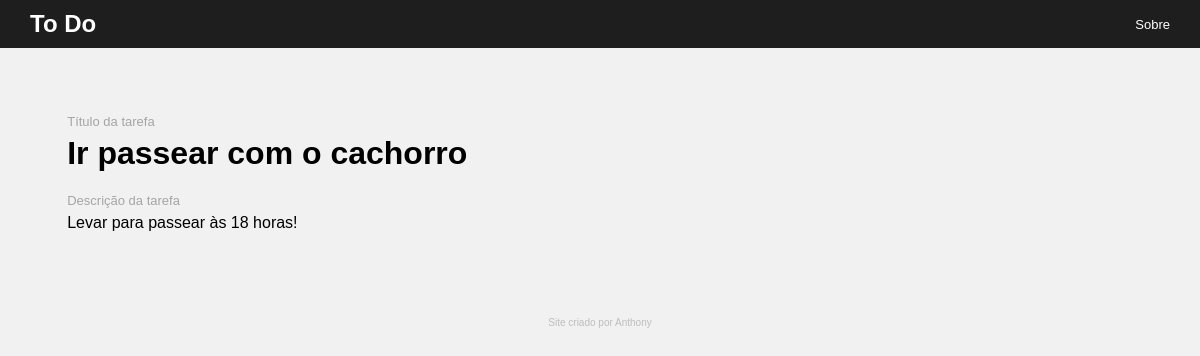
The app's page /task/2 with its own data.
### tasks/models.py (models this page shows, shortened)
class Task(models.Model):
    STATUS = (
        ('Doing', 'Doing'),
        ('Done', 'Done')
    )
    '''
    Title = Cria um campo de título
    Description = Cria um campo de textos longos
    Done = Variável que define o status de uma tarefa usando o método 'Choices'

    created_at && update_at -> Boa prática de criação de logs para tarefas
    '''
    title = models.CharField(max_length=255)
    description = models.TextField()
    done = models.CharField(
        max_length=5,
        choices=STATUS,
    )
    created_at = models.DateField(auto_now_add=True)
    update_at = models.DateField(auto_now=True)

### tasks/views.py (the view)
# urls.py: path('task/<int:id>', taskView, name='task-view'),
def taskView(request, id):
    task = get_object_or_404(Task, pk=id)
    return render(request, 'task.html', {'task': task})

### tasks/templates/task.html (shortened to what this page needs)
{% load static %}
<!DOCTYPE html>
<html lang="en">
<head>
    <link rel="stylesheet" href="{% static 'css/style.css' %}">
</head>
<body>
    <nav class="nav-main">
        <div class="nav-main-frame">
            <div>
                <a class="nav-bar-main-text" href="/">
                    To Do
                </a>
            </div>
            <div>
                <a class="nav-bar-info" href="#">
                    Sobre
                </a>
            </div>
        </div>
    </nav>
    <main class="main-content">
        <section class="task-section">
            <span class="task-info">
                Título da tarefa
            </span>
            <h3 class="task-title">
                {{task.title}}
            </h3>
            <span class="task-info">
                Descrição da tarefa
            </span>
            <p class="task-description">
                {{task.description}}
            </p>
        </section>
    </main>
    <footer>
        <p class="info-text">Site criado por Anthony</p>
    </footer>
</body>
</html>

### tasks/static/css/style.css (style rules this page uses)
body { background-color: #f1f1f1; font-family: 'Lucida Sans', 'Lucida Sans Regular', 'Lucida Grande', 'Lucida Sans Unicode', Geneva, Verdana, sans-serif; text-align: center; }
.nav-main { background-color: #1e1e1e; margin: -8px; }
.nav-main-frame { display: flex; flex-direction: row; justify-content: space-between; align-items: center; padding: 10px 30px 10px 30px; }
.nav-bar-main-text { font-weight: bolder; font-size: x-large; color: #ffffff; }
.nav-bar-info { font-weight: 500; font-size: small; color: #ffffff; }
a { color: #1e1e1e; text-decoration: none; }
.info-text { text-align: center; font-size: 10px; color: #bdbdbd; padding: 10px; }
.task-section { display: flex; flex-direction: column; justify-content: start; text-align: left; padding: 5%; }
.task-title { padding: 0; margin: 6px 0px; font-size: xx-large; font-weight: bolder; }
.task-description { padding: 0; margin: 6px 0; }
.task-info { margin-top: 15px; font-size: small; font-weight: 200; color: #a5a5a5; }

### records on screen
Task: title "Ir passear com o cachorro", description "Levar para passear às 18 horas!"
